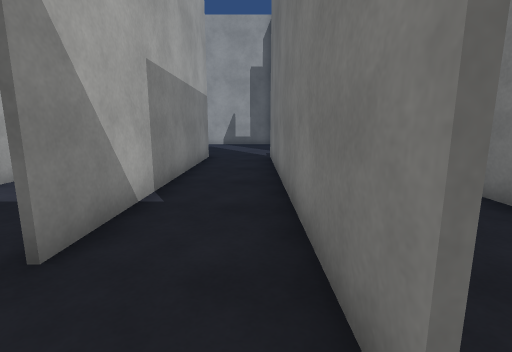
[1] (above)

18 first-person views from a walk through a 3-D level made in the Unity game engine. The camera is 1.2 m above the floor, tilts 10° down and sees 85° across. The floor is counted in squares, 1 m on a side. Each view is taken from the middle of a square. On the plan, view 1 faces up. The plan holds only what a view shows up to about 13 squares ahead; the rest is blank. The player is left out. Surface patterns are stand-ins for the level's own textures.

[2]
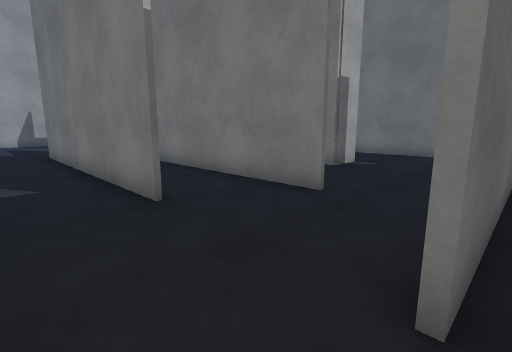

[3]
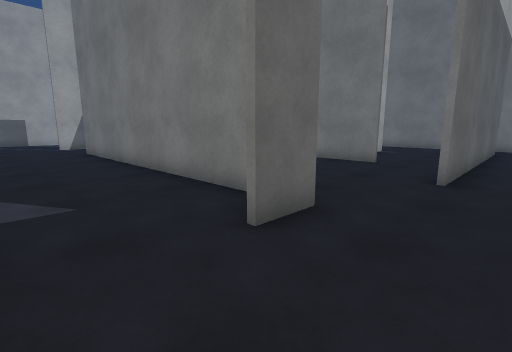

[4]
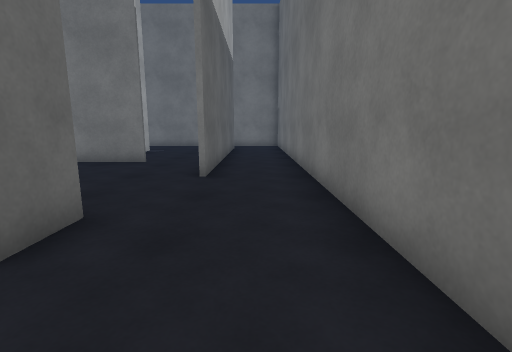

[5]
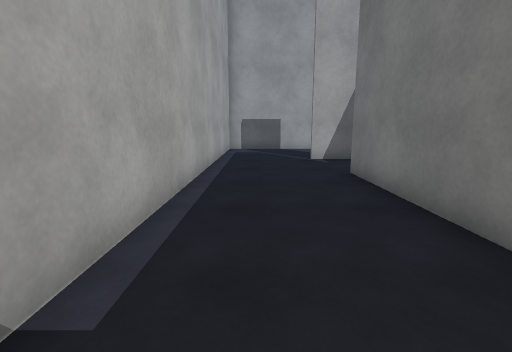

[6]
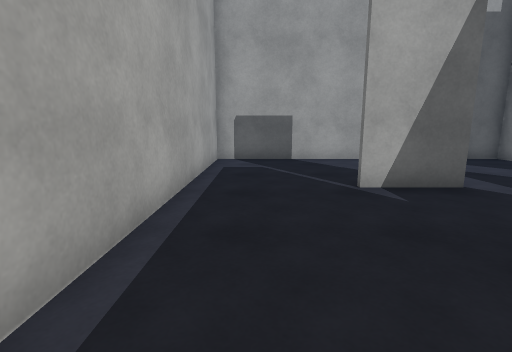

[7]
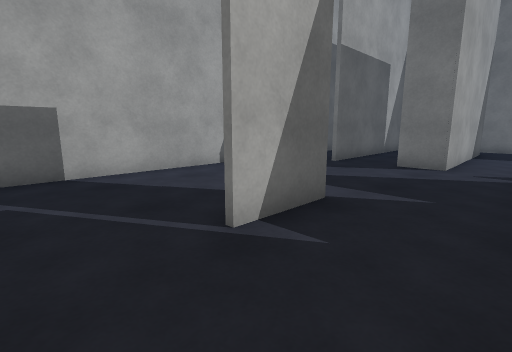

[8]
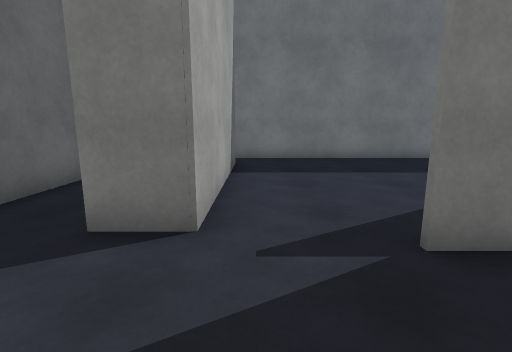

[9]
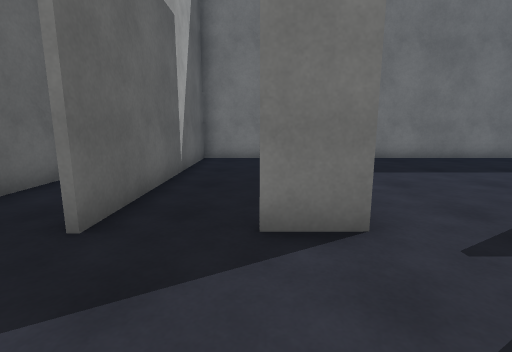

[10]
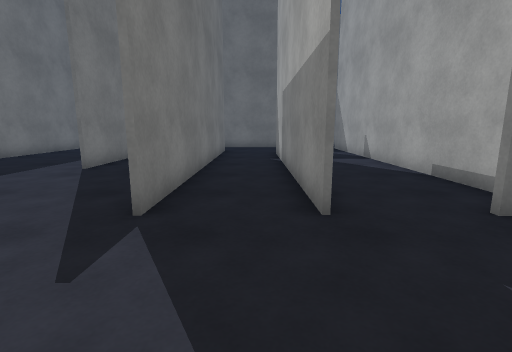

[11]
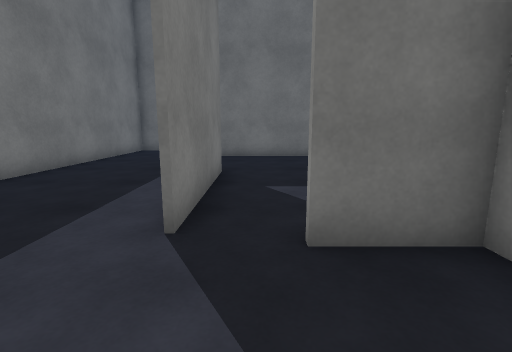

[12]
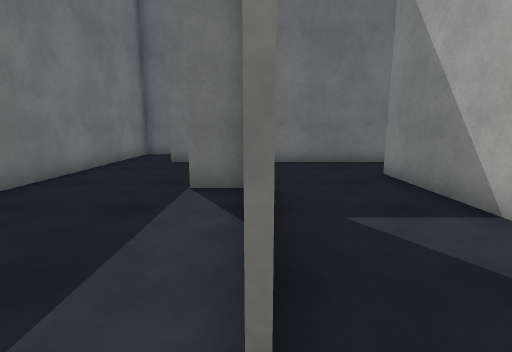

[13]
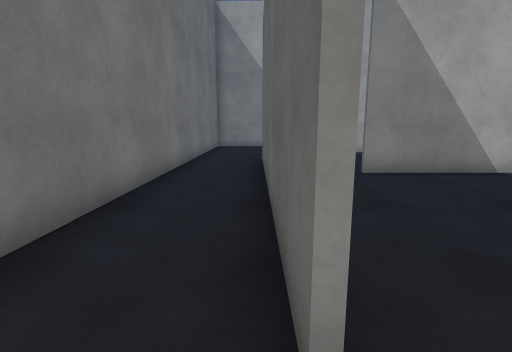

[14]
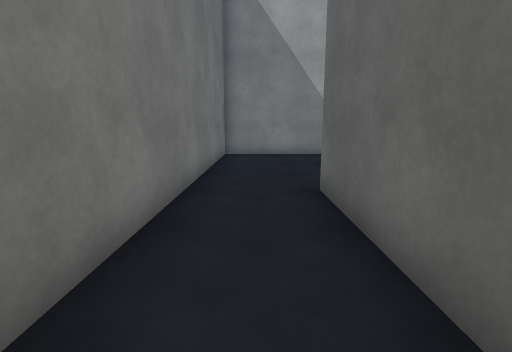

[15]
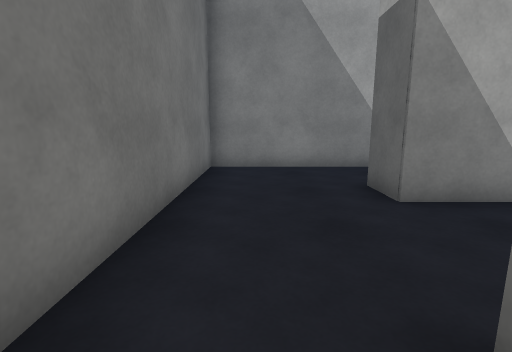

[16]
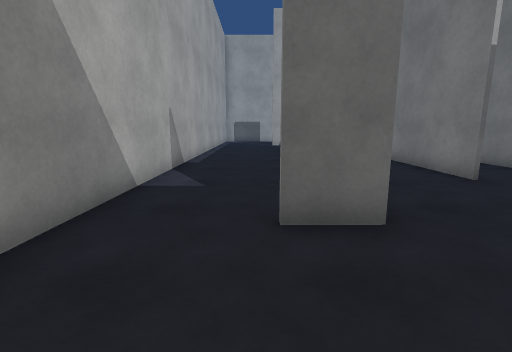

[17]
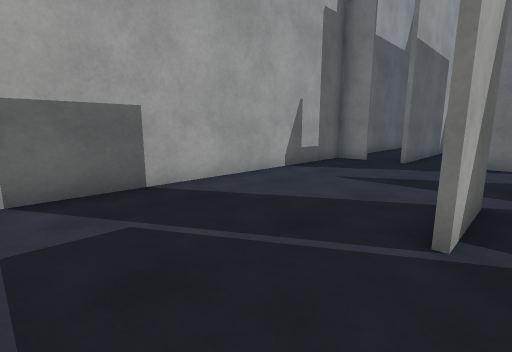

[18]
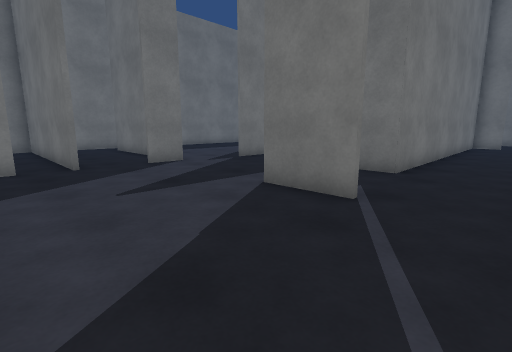

### Floor plan
Ten units are one square. View 1 is at (0, 0); x grows to the right and y downward. Boxes are objects, and circles mark ways between rooms. Rooms are numbered by the first view taken in them; rooms with no view inside come last. Other rooms are left out.
<svg viewBox="-100 -200 193 249">
<path fill="none" stroke="#000" d="M-20 -22 -20 -114M6 -8 6 -114M-19 -114 -19 -22M-5 16 15 16M-54 -100 -54 7M-60 -146 -38 -146M-38 -145 -60 -145M-55 -6 -55 -113 -42 -113M-54 7 -68 7M11 -137 11 -150M36 -138 56 -138M11 -182 11 -195 -95 -195 -95 44 55 44M88 -135 88 -170 10 -170M70 18 -24 18M78 44 88 44 88 14M41 -26 54 -26M54 -23 39 -23 39 -70M7 -48 7 -8M6 -73 25 -73M62 16 70 16M74 -137 11 -137M88 14 88 -135M15 16 45 16"/>
<circle cx="-15" cy="-125" r="3" fill="#2a7"/>
<circle cx="-35" cy="15" r="3" fill="#2a7"/>
<circle cx="-50" cy="-125" r="3" fill="#2a7"/>
<circle cx="10" cy="5" r="3" fill="#2a7"/>
<circle cx="10" cy="-125" r="3" fill="#2a7"/>
<circle cx="75" cy="20" r="3" fill="#2a7"/>
<circle cx="80" cy="-140" r="3" fill="#2a7"/>
<text x="-10" y="-50">1</text>
<text x="-60" y="-80">2</text>
<text x="50" y="-60">3</text>
</svg>
Room 1 opens to room 2. Room 1 opens to room 3. Room 2 opens to room 3.

Where each view was taken, in squares from view 1:
view 1: 0 up, 0 right, facing up
view 2: 2 down, 4 left, facing up-right
view 3: 3 down, 9 left, facing up-right
view 4: 3 down, 9 left, facing right
view 5: 4 up, 8 left, facing up
view 6: 9 up, 8 left, facing up
view 7: 12 up, 8 left, facing up-right
view 8: 13 up, 2 left, facing right
view 9: 15 up, 2 left, facing right
view 10: 15 up, 1 left, facing down
view 11: 10 up, 3 right, facing down
view 12: 8 up, 4 right, facing down
view 13: 2 down, 8 right, facing left
view 14: 3 down, 3 right, facing left
view 15: 3 down, 1 left, facing left
view 16: 4 down, 7 left, facing up
view 17: 14 up, 9 left, facing up-right
view 18: 19 up, 8 left, facing down-right
